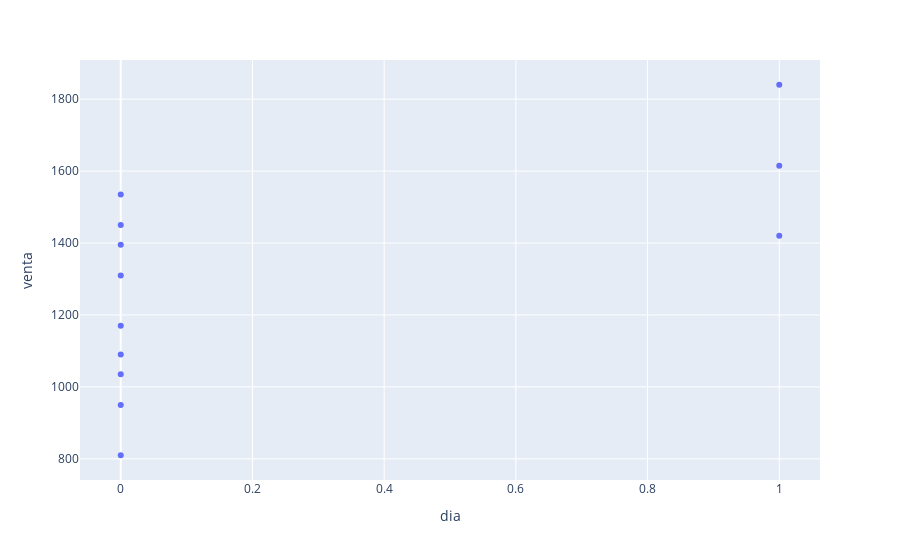

The notebook cell saved with this chart:
### Code cell
fig=px.scatter(data,x='dia',y='venta')
fig.show()

### Figure 1 — Plotly figure (JSON) as saved in the notebook; plotly's stock layout.template omitted (floating-point values rounded to 4 significant figures)
{"data": [{"hovertemplate": "dia=%{x}<br>venta=%{y}<extra></extra>", "legendgroup": "", "marker": {"color": "#636efa", "symbol": "circle"}, "mode": "markers", "name": "", "orientation": "v", "showlegend": false, "type": "scatter", "x": [0, 0, 0, 1, 0, 1, 0, 0, 0, 1, 0, 0], "xaxis": "x", "y": [950, 1395, 1310, 1420, 810, 1840, 1535, 1450, 1090, 1615, 1170, 1035], "yaxis": "y"}], "layout": {"legend": {"tracegroupgap": 0}, "margin": {"t": 60}, "xaxis": {"anchor": "y", "domain": [0, 1], "title": {"text": "dia"}}, "yaxis": {"anchor": "x", "domain": [0, 1], "title": {"text": "venta"}}}}
